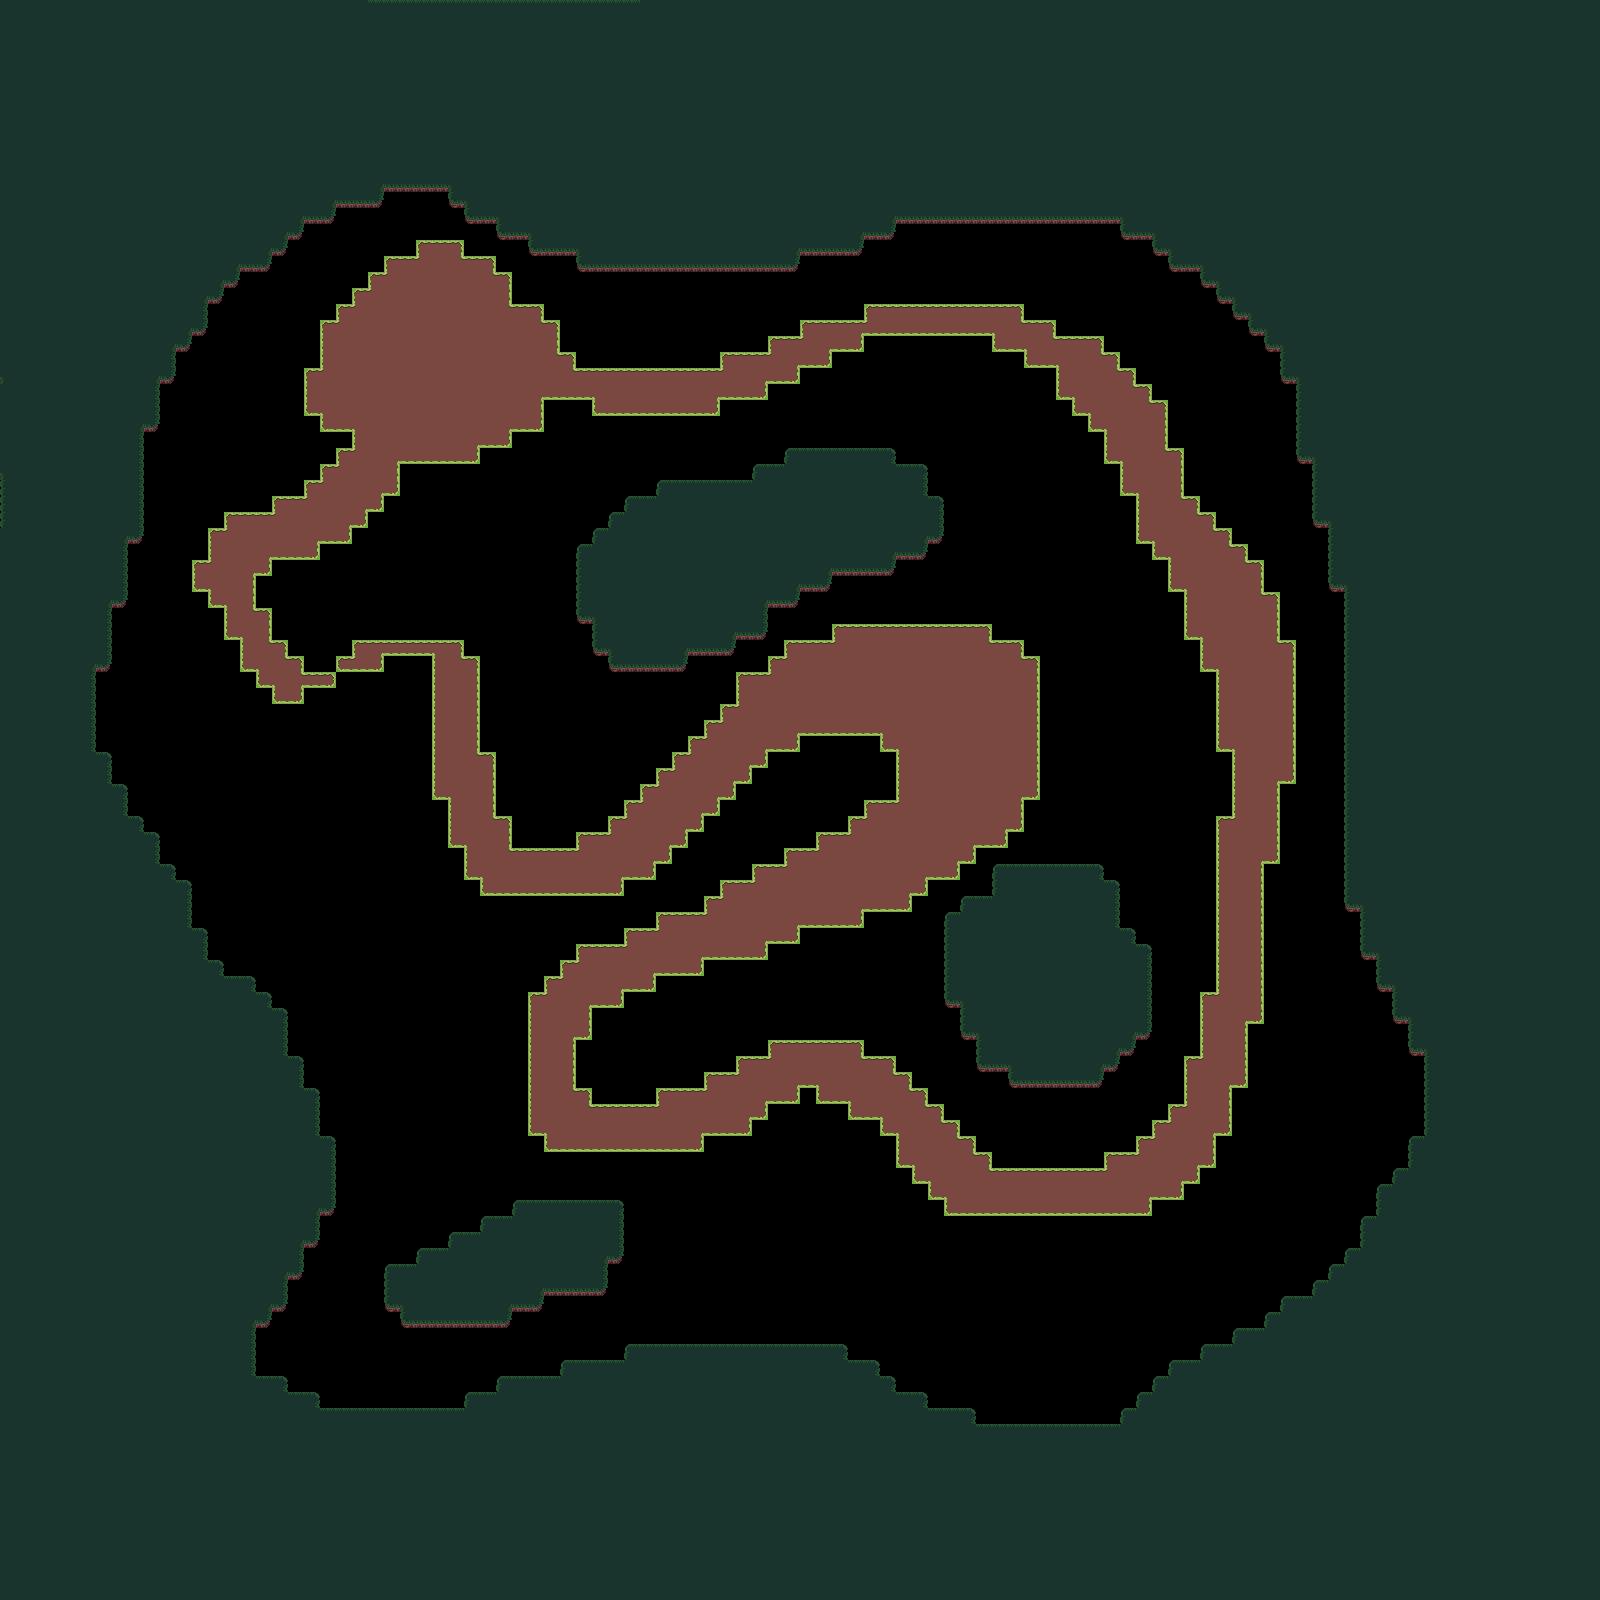

A 2D game scene composited from a Tiled map and its tileset images. What follows is a short description and the map's XML, with each tile layer's data collapsed to a summary:
An orthogonal 100x100 tile map with 16x16 px tiles, 2 tile layers (Paths, Walls), 2 tilesets and 1 object (player).

<map version="1.10" tiledversion="1.10.1" orientation="orthogonal" renderorder="right-down" width="100" height="100" tilewidth="16" tileheight="16" infinite="0" nextlayerid="6" nextobjectid="6">
 <editorsettings>
  <export target="World.lua" format="lua" />
 </editorsettings>
 <tileset firstgid="1" source="Path.tsx" />
 <tileset firstgid="56" source="Walls.tsx" />
 <layer id="1" name="Paths" width="100" height="100">
  <data>[10000 cells, 1157 non-empty, 20 distinct tile ids]</data>
 </layer>
 <layer id="2" name="Walls" width="100" height="100">
  <data>[10000 cells, 5439 non-empty, 13 distinct tile ids]</data>
 </layer>
 <objectgroup id="3" name="Objects">
  <object id="1" name="player" type="player" x="437" y="386">
   <properties>
    <property name="speed" type="float" value="500" />
   </properties>
   <point />
  </object>
 </objectgroup>
</map>